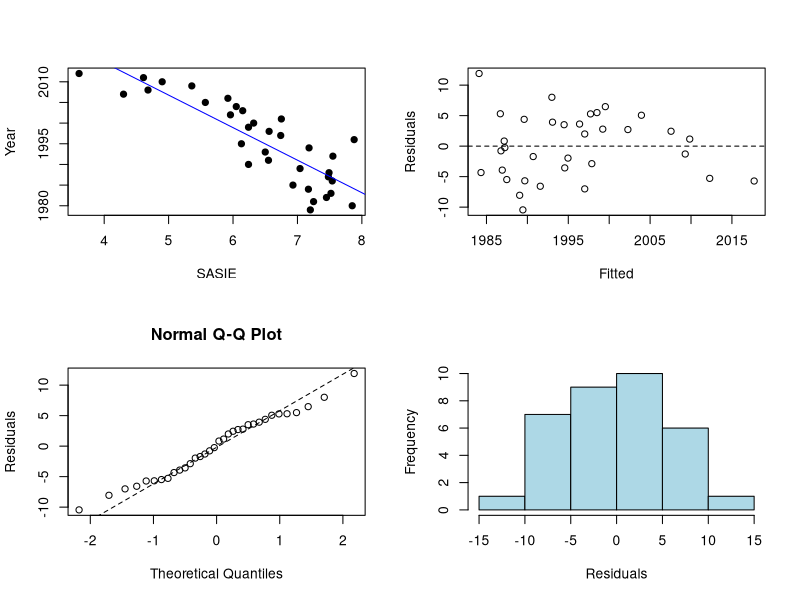
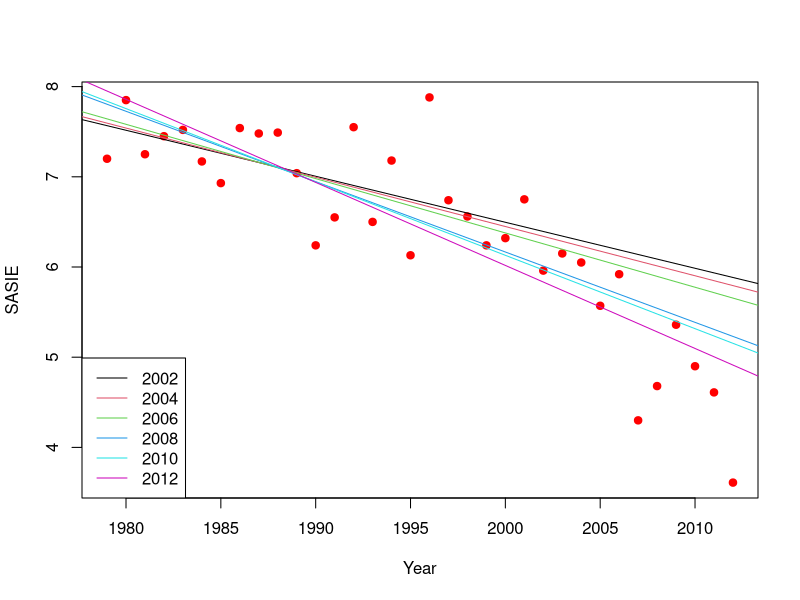
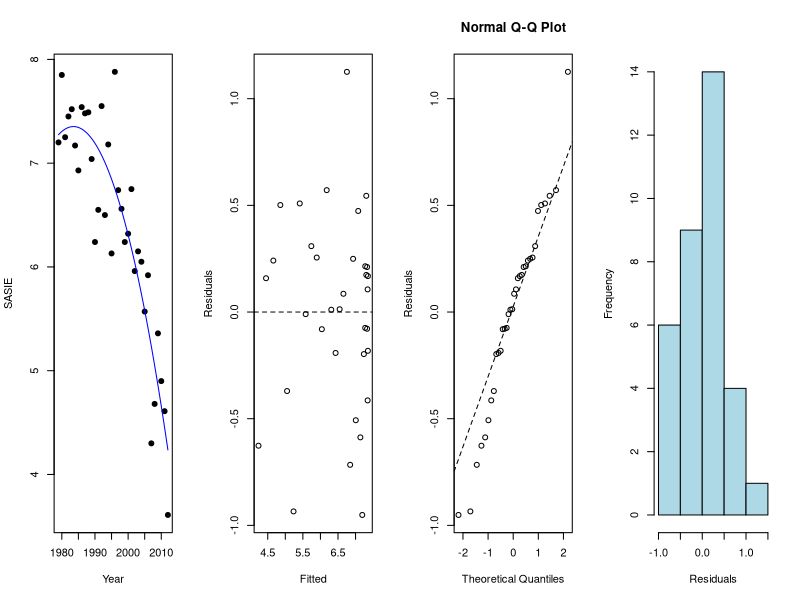
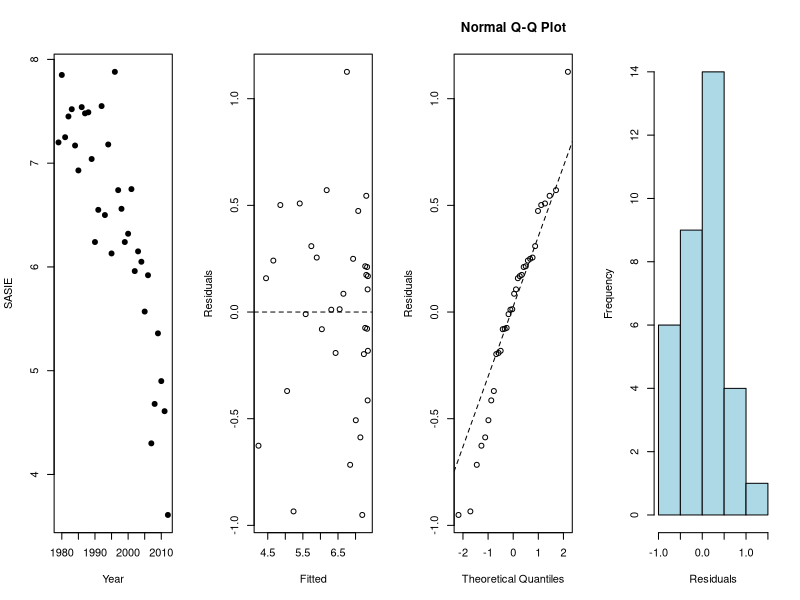

Reproduce these figures in R, in order.
## ---- chunk 1
setwd(dirname(rstudioapi::getActiveDocumentContext()$path))
library(readxl)  #install.packages('readxl) if you haven't already
DeliveryData=read_excel("DeliveryTime.xls")
str(DeliveryData)
## ---- chunk 2
fit.dlvr=lm(Deliverytime ~ NumberCases + Distance, data = DeliveryData)
summary(fit.dlvr)
## ---- chunk 3
fit.dlvr.std=lm(scale(Deliverytime)~scale(NumberCases) + scale(Distance), data=DeliveryData)
summary(fit.dlvr.std)
## ---- chunk 4
x0=data.frame(NumberCases=10,Distance=200)
predict(fit.dlvr,x0)
predict(fit.dlvr.std, x0)


## ---- chunk 5
#setwd(dirname(rstudioapi::getActiveDocumentContext()$path))
#library(readxl) 
ArticData=read_excel("ArticSeaIce.xls")
str(ArticData)

## ---- chunk 6
fit.artic1=lm(Year ~ SASIE, data = ArticData)
summary(fit.artic1)

par(mfrow=c(2,2))
plot(Year ~ SASIE,data=ArticData, pch=19)
abline(fit.artic1,col='blue')
plot(resid(fit.artic1)~fitted(fit.artic1), xlab='Fitted', ylab='Residuals');abline(h=0,lty=2)
qqnorm(resid(fit.artic1),ylab='Residuals'); qqline(resid(fit.artic1),lty=2)
hist(resid(fit.artic1),main="", xlab="Residuals",col='lightblue')
par(mfrow=c(1,1))
## ---- chunk 7
plot(SASIE~Year,data=ArticData, pch=19,col='red')

fit.artic2002=lm(SASIE[Year<=2002]~Year[Year<=2002], data=ArticData)
summary(fit.artic2002)
abline(fit.artic2002,col=1)

fit.artic2004=lm(SASIE[Year<=2004]~Year[Year<=2004], data=ArticData)
summary(fit.artic2004)
abline(fit.artic2004,col=2)

fit.artic2006=lm(SASIE[Year<=2006]~Year[Year<=2006], data=ArticData)
summary(fit.artic2006)
abline(fit.artic2006,col=3)

fit.artic2008=lm(SASIE[Year<=2008]~Year[Year<=2008], data=ArticData)
summary(fit.artic2008)
abline(fit.artic2008,col=4)

fit.artic2010=lm(SASIE[Year<=2010]~Year[Year<=2010], data=ArticData)
summary(fit.artic2010)
abline(fit.artic2010,col=5)

fit.artic2012=lm(SASIE[Year<=2012]~Year[Year<=2012], data=ArticData)
summary(fit.artic2012)
abline(fit.artic2012,col=6)

legend('bottomleft',col=1:6,lty=1,
       legend=c('2002','2004','2006','2008','2010','2012'))
## ---- chunk 8
fit.quad=lm(SASIE~Year+I(Year^2),data=ArticData)
summary(fit.quad)
## ---- chunk 9
#Plot regression curve
coeff=fit.quad$coeff
par(mfrow=c(1,4))
plot(SASIE~Year,data=ArticData,pch=19)
curve(coeff[1]+coeff[2]*x+coeff[3]*x^2,xlim=range(ArticData$Year),add=T,col='blue')

#Residual plots
plot(resid(fit.quad)~fitted(fit.quad), xlab='Fitted', ylab='Residuals');abline(h=0,lty=2)
qqnorm(resid(fit.quad),ylab='Residuals'); qqline(resid(fit.quad),lty=2)
hist(resid(fit.quad),main="", xlab="Residuals",col='lightblue')
## ---- chunk 10
library('car')
vif(fit.quad)
## ---- chunk 11
ArticData$YearC=ArticData$Year-mean(ArticData$Year)
fit.quadC=lm(SASIE~YearC+I(YearC^2),data=ArticData)
summary(fit.quadC)

#Plot regression curve
coeffC=fit.quadC$coeff
plot(SASIE~Year,data=ArticData,pch=19)
curve(coeffC[1]+coeffC[2]*x+coeffC[3]*x^2,xlim=range(ArticData$Year),add=T,col='blue')

#Residual plots
plot(resid(fit.quadC)~fitted(fit.quadC), xlab='Fitted', ylab='Residuals');abline(h=0,lty=2)
qqnorm(resid(fit.quadC),ylab='Residuals'); qqline(resid(fit.quadC),lty=2)
hist(resid(fit.quadC),main="", xlab="Residuals",col='lightblue')
## ---- chunk 12
vif(fit.quadC)
## ---- chunk 13
mean(ArticData$Year)
## ---- chunk 14
cakes=read_excel("cakes.xlsx")
str(cakes)
## ---- chunk 15
fit.cake=lm(Palatability ~ Time + Temperature, data = cakes)
summary(fit.cake)

## ---- chunk 16
par(mfrow=c(2,2))
